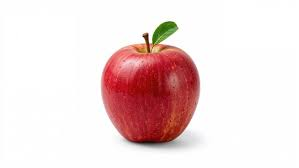
#> input picture apple.jpg, 299 x 168 px
$ python hough_circle.py
#> lines starting #> are read from the running program, lines starting #| are printed output that depends on the picture; after the words box and inside, x2 and y2 are one past the last pixel; in counts of white or black regions, pixels touching at a corner belong together
import cv2
import matplotlib.pyplot as plt
import numpy as np

def main():
    image_path = 'apple.jpg'
    image = cv2.imread(image_path)
#> image is the input picture: shape (168, 299, 3); mean B, G, R 220.1, 220.5, 239.3

    if image is None:
        print(f"이미지를 찾을 수 없습니다: {image_path}")
        return

    # 원본 복사 (결과 그리기용)
    output = image.copy()

    # 1. 전처리: 그레이스케일 변환
    gray = cv2.cvtColor(image, cv2.COLOR_BGR2GRAY)
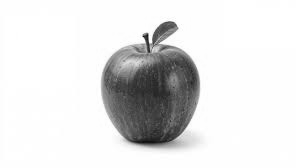
#> gray: shape (168, 299); min 16, max 255, mean 226.1

    # 2. 전처리: 노이즈 제거 (필수)
    # 허프 변환은 노이즈에 민감하므로 Median Blur 등으로 부드럽게 만들어야 함
    gray_blurred = cv2.medianBlur(gray, 5)

    # 3. Hough Circle 변환
    # cv2.HoughCircles(image, method, dp, minDist, param1, param2, minRadius, maxRadius)
    # - dp: 해상도 비율 (1=원본과 동일, 2=절반)
    # - minDist: 검출된 원들 사이의 최소 거리 (너무 가까우면 같은 원으로 취급하지 않음)
    # - param1: Canny 엣지 검출기의 높은 임계값
    # - param2: 원 검출 임계값 (작을수록 원을 더 많이 찾지만 오검출 확률 높음)
    circles = cv2.HoughCircles(gray_blurred, cv2.HOUGH_GRADIENT, 1,
                               minDist=gray.shape[0]/8,
                               param1=100, param2=30,
                               minRadius=10, maxRadius=0) # 0이면 최대 반지름 제한 없음
#> circles = [[151.5, 86.5, 48], [151.5, 109.5, 38]]

    # 4. 결과 그리기
    if circles is not None:
        # 좌표를 정수로 변환
        circles = np.uint16(np.around(circles))
#> circles = [[152, 86, 48], [152, 110, 38]]

        print(f"검출된 원의 개수: {len(circles[0, :])}")
#| 검출된 원의 개수: 2

        for i in circles[0, :]:
            center = (i[0], i[1])
            radius = i[2]

            # 원 둘레 그리기 (초록색, 두께 2)
            cv2.circle(output, center, radius, (0, 255, 0), 2)

            # 원 중심점 그리기 (빨간색, 두께 3)
            cv2.circle(output, center, 2, (0, 0, 255), 3)
#> this loop made 2 passes
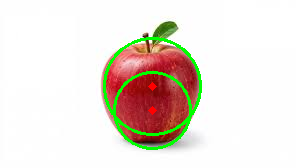
#> output: shape (168, 299, 3); 3.32% of pixels changed, all inside (x1, y1, x2, y2) = (103, 37, 202, 150)
    else:
        print("원을 찾지 못했습니다.")

    # --- 시각화 ---
    plt.figure(figsize=(10, 5))
    plt.suptitle("Hough Circle Detection", fontsize=16)

    # 원본 (Gray + Blur)
    plt.subplot(1, 2, 1)
    plt.imshow(gray_blurred, cmap='gray')
    plt.title("Preprocessed (Gray + Blur)")
    plt.axis('off')

    # 결과 (Circles Detected)
    plt.subplot(1, 2, 2)
    plt.imshow(cv2.cvtColor(output, cv2.COLOR_BGR2RGB))
    plt.title("Detected Circles")
    plt.axis('off')

    plt.tight_layout()
    plt.show()
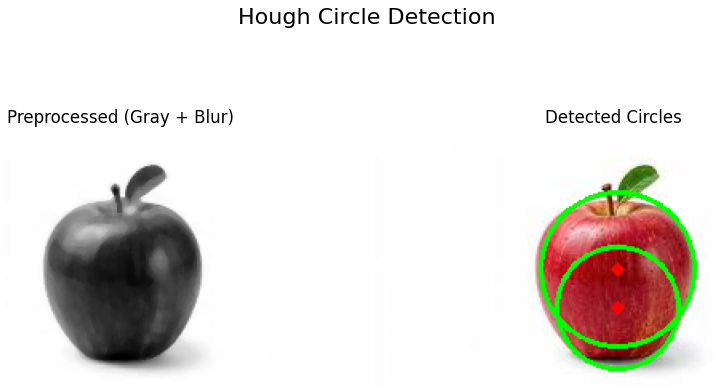
#> figure drawn by matplotlib, 2 panels

if __name__ == "__main__":
    main()
